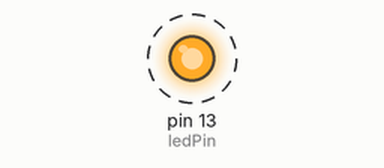
Recording of a sketch running on a simulated Arduino Uno, built with avr-gcc and run on an emulated ATmega328P. Shown: output pins drawn as LEDs (lit = HIGH). Dashed ring = blinking. What the sketch prints to the serial monitor is not drawn.

Above: at 0.5 s.
Timing chart, 0 to 4.6 s (numbered marks = the images above):
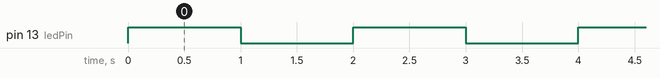

The sketch:

hello_world.ino
```cpp
#define ledPin 13  //the led is connected to pin no. 13
void setup() {
 pinMode (ledPin,OUTPUT);
 Serial.begin(9600);  // baud rate (bits per second)

}

void loop()  //put the code here to run repeatedly
{
 myBlink();  //recall the function
}


void myBlink() // created  own function
{
  digitalWrite(ledPin,HIGH);  //ledpin is turned on high
  delay(1000);
  digitalWrite(ledPin,LOW);  //ledpin is turned on low
  delay(1000);
Serial.println("HELLO WORLD");   //print hello world
  }
```

Measured:
- by itself, pin 13 (ledPin): alternates HIGH for 1.0 s and LOW for 1.0 s
